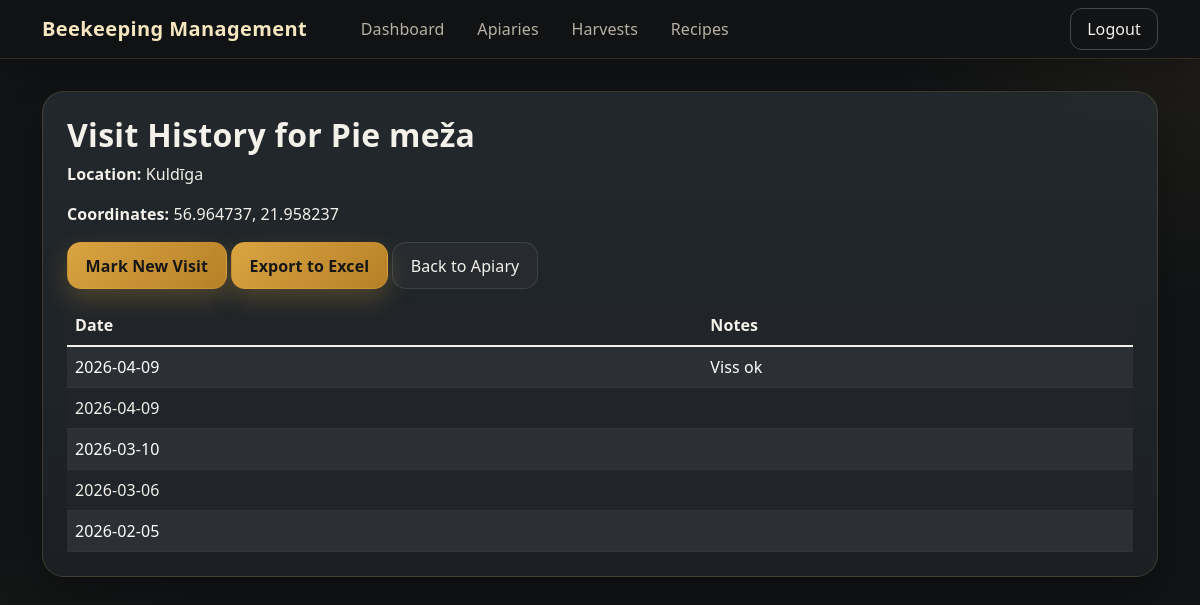
/apiaries/2/visits (signed in), run on an earlier commit of the app's database.
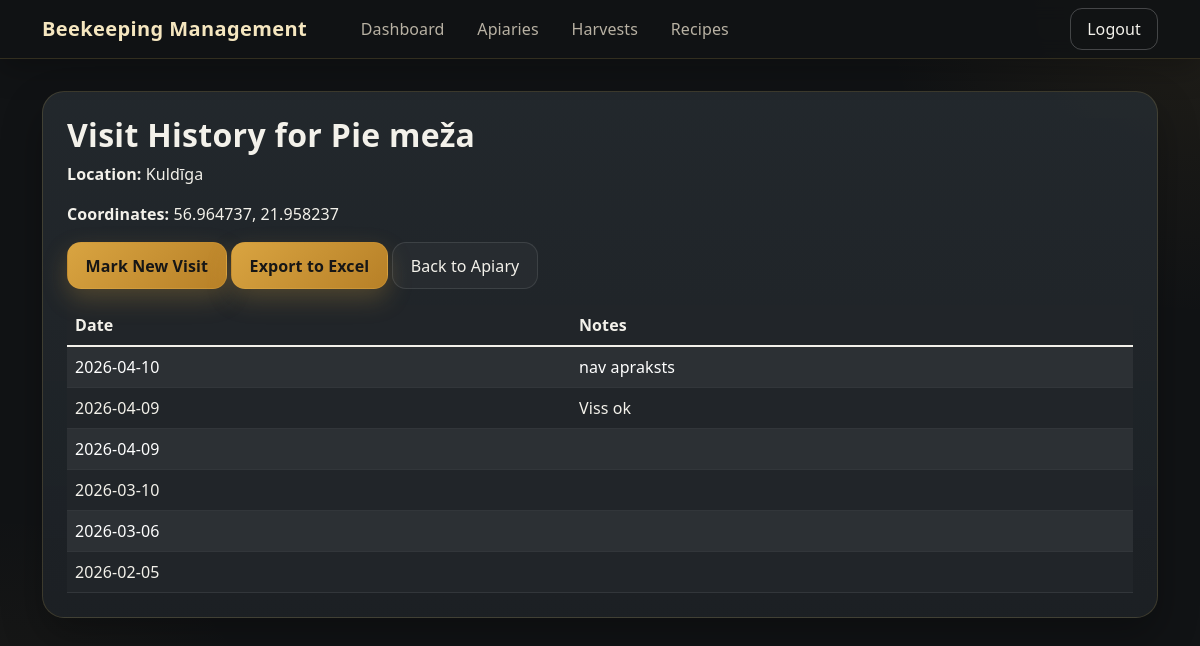
And on a later commit of the database.
### tables this page shows
CREATE TABLE apiary_visits (
                    id INTEGER PRIMARY KEY,
                    apiary_id INTEGER,
                    visit_date TEXT NOT NULL,
                    notes TEXT,
                    FOREIGN KEY (apiary_id) REFERENCES apiaries (id)
                );

### web_app.py (the view)
@app.route('/apiaries/<int:apiary_id>/visits')
def view_visit_history(apiary_id):
    conn = sqlite3.connect('beekeeping.db')
    c = conn.cursor()
    c.execute("SELECT name, location, latitude, longitude FROM apiaries WHERE id = ?", (apiary_id,))
    apiary = c.fetchone()
    apiary_name = apiary[0]
    apiary_location = apiary[1]
    apiary_lat = apiary[2]
    apiary_lng = apiary[3]
    c.execute("SELECT visit_date, notes FROM apiary_visits WHERE apiary_id = ? ORDER BY visit_date DESC", (apiary_id,))
    visits = c.fetchall()
    conn.close()
    return render_template('visit_history.html', apiary_name=apiary_name, apiary_location=apiary_location, apiary_lat=apiary_lat, apiary_lng=apiary_lng, visits=visits, apiary_id=apiary_id)

### web_app.py (called while the page is built)
@app.before_request
def require_login():
    allowed = {"login", "register", "logout", "static", "serve_image"}  # names of view functions that don't require auth
    if request.endpoint not in allowed and not session.get("logged_in"):
        return redirect(url_for("login"))

### templates/visit_history.html (shortened to what this page needs)
{% extends "base.html" %}
{% block content %}
<div class="glass-panel p-4 mb-4">
<h2 class="section-title">Visit History for {{ apiary_name }}</h2>
{% if apiary_location %}
<p><strong>Location:</strong> {{ apiary_location }}</p>
{% endif %}
{% if apiary_lat and apiary_lng %}
<p><strong>Coordinates:</strong> {{ "%.6f"|format(apiary_lat) }}, {{ "%.6f"|format(apiary_lng) }}</p>
{% endif %}
<a href="{{ url_for('mark_visit', apiary_id=apiary_id) }}" class="btn btn-honey mb-3">Mark New Visit</a>
<a href="{{ url_for('export_visit_history', apiary_id=apiary_id) }}" class="btn btn-honey mb-3">Export to Excel</a>
<a href="{{ url_for('view_apiary', apiary_id=apiary_id) }}" class="btn btn-soft mb-3">Back to Apiary</a>
{% if visits %}
<div class="table-responsive"><table class="table table-dark table-striped table-hover align-middle mb-0">
    <thead>
        <tr>
            <th>Date</th>
            <th>Notes</th>
        </tr>
    </thead>
    <tbody>
        {% for visit in visits %}
        <tr>
            <td>{{ visit[0] }}</td>
            <td>{{ visit[1] or '' }}</td>
        </tr>
        {% endfor %}
    </tbody>
</table></div>
{% else %}
<p>No visits recorded yet.</p>
{% endif %}
</div>
{% endblock %}

What changed in the data, as far as the page shows it:
added apiary_visits: visit_date "2026-04-10", notes "nav apraksts"
